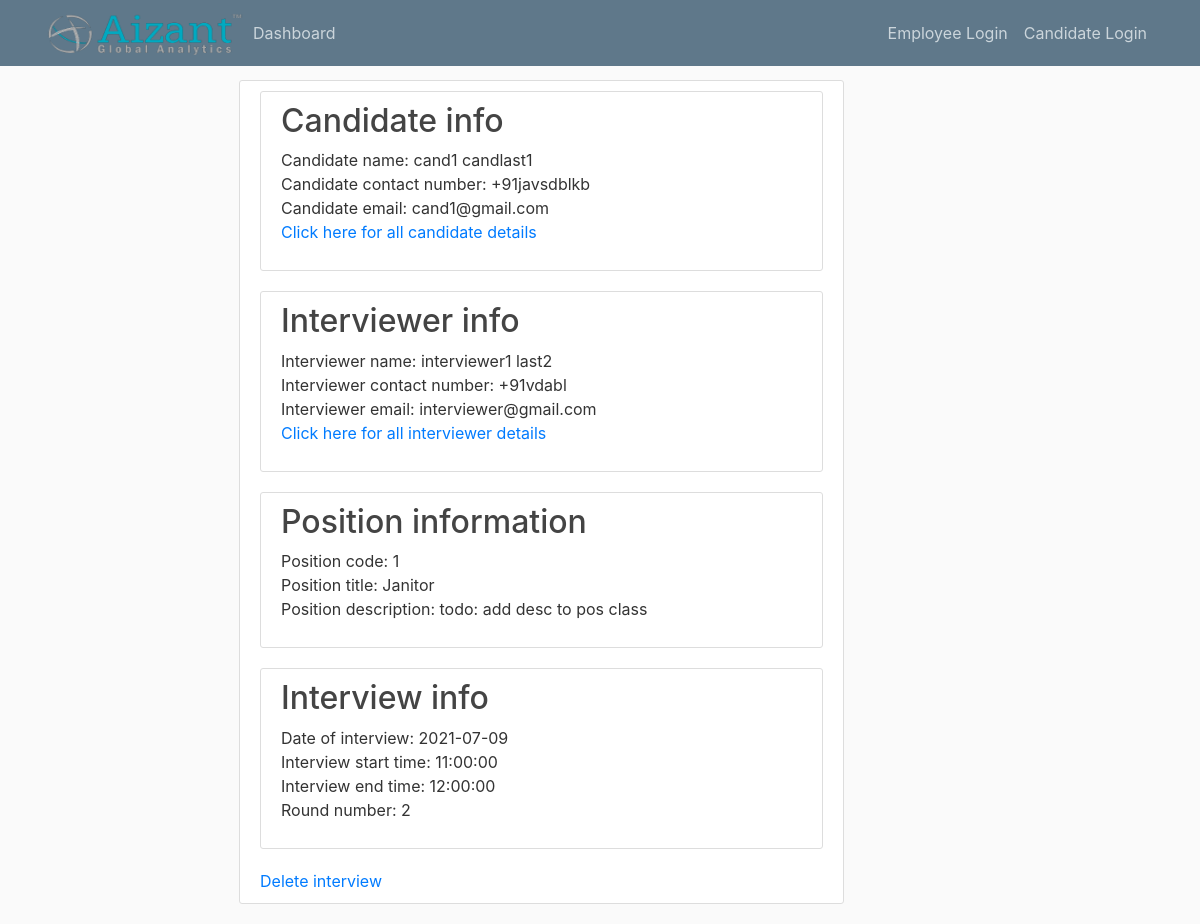
The page /interview/1 on the database its author committed.
### app/models.py (models this page shows, shortened)
class Candidate(db.Model):
    id = db.Column(db.Integer, primary_key=True)
    first_name = db.Column(db.String(20))
    last_name = db.Column(db.String(20))
    contact_number = db.Column(db.String(10))
    email = db.Column(db.String(100), unique=True)
    password = db.Column(db.String(255))
    pan_card = db.Column(db.String(10))
    current_location = db.Column(db.String(20))
    candidate_compensation = db.relationship('CandidateCompensation', backref='candidate', uselist=False)  # one to
    candidate_professions = db.relationship('CandidateProfession', backref='candidate')  # one to many with candidate
    candidate_educations = db.relationship('CandidateEducation', backref='candidate')  # one to many w education
    applications = db.relationship('Application', backref='candidate')

class Employee(db.Model, UserMixin):
    id = db.Column(db.Integer, primary_key=True)
    first_name = db.Column(db.String(30))
    last_name = db.Column(db.String(30))
    contact_number = db.Column(db.String(10))
    email = db.Column(db.String(100), unique=True)
    password = db.Column(db.String(255))
    position = db.Column(db.String(20))
    role = db.Column(db.String(20))
    recruiter = db.relationship('Recruiter', backref='employee', uselist=False)
    interviewer = db.relationship('Interviewer', backref='employee', uselist=False)
    manager = db.relationship('Manager', backref='employee', uselist=False)

class Position(db.Model):
    id = db.Column(db.Integer, primary_key=True)
    title = db.Column(db.String)
    description = db.Column(db.String(500))
    required_number = db.Column(db.Integer)
    number_applied = db.Column(db.Integer)
    applications = db.relationship('Application', backref='application')

class Interview(db.Model):
    id = db.Column(db.Integer, primary_key=True)
    start_time = db.Column(db.Time)
    end_time = db.Column(db.Time)
    date = db.Column(db.Date)
    round = db.Column(db.Integer)
    meet_link = db.Column(db.String(50))
    feedback = db.Column(db.String(500))
    next_round = db.Column(db.Boolean)
    is_done = db.Column(db.Boolean)
    interviewer_id = db.Column(db.Integer, db.ForeignKey('interviewer.id'))  # many to one w interviewer
    recruiter_id = db.Column(db.Integer, db.ForeignKey('recruiter.id'))  # many to one w recruiter
    application_id = db.Column(db.Integer, db.ForeignKey('application.id'))  # many to one with application

class Application(db.Model):
    id = db.Column(db.Integer, primary_key=True)
    position_id = db.Column(db.Integer, db.ForeignKey('position.id'))
    candidate_id = db.Column(db.Integer, db.ForeignKey('candidate.id'))
    round = db.Column(db.Integer, default=0)
    status = db.Column(db.String(10))

### app/routes.py (the view)
@app.route('/interview/<interview_id>', methods=['GET', 'POST'])
def view_interview(interview_id):
    curr_interview = Interview.query.filter_by(id=interview_id).first()
    interviewer = Interviewer.query.filter_by(id=curr_interview.interviewer_id).first()
    interviewer_emp = Employee.query.filter_by(id=interviewer.employee_id).first()
    current_application = Application.query.filter_by(id=curr_interview.application_id).first()
    candidate = Candidate.query.filter_by(id=current_application.candidate_id).first()
    job = Position.query.filter_by(id=current_application.position_id).first()
    return render_template('view_interview.html', position=job, candidate=candidate, interviewer=interviewer_emp,
                           interview=curr_interview, application=current_application)

### app/templates/view_interview.html
{% extends 'layout.html' %}
{% block content %}
    <div class="content-section">
        <div class="content-section">
            <h2>Candidate info</h2>
             <p>
                 Candidate name: {{ candidate.first_name + ' ' + candidate.last_name }}<br>
                 Candidate contact number: {{ candidate.contact_number }}<br>
                 Candidate email: {{ candidate.email }}<br>
                 <a href="#">Click here for all candidate details</a>
             </p>
        </div>
        <div class="content-section">
            <h2>Interviewer info</h2>
            <p>
                Interviewer name: {{ interviewer.first_name + ' ' + interviewer.last_name }}<br>
                Interviewer contact number: {{ interviewer.contact_number }}<br>
                Interviewer email: {{ interviewer.email }}
                <br>
                <a href="#">Click here for all interviewer details</a>
            </p>
        </div>
        <div class="content-section">
            <h2>Position information</h2>
            <p>
                Position code: {{ position.id }}<br>
                Position title: {{ position.title }}<br>
                Position description: todo: add desc to pos class
            </p>
        </div>
        <div class="content-section">
            <h2>Interview info</h2>
            <p>
                Date of interview: {{ interview.date }}<br>
                Interview start time: {{ interview.start_time }}<br>
                Interview end time: {{ interview.end_time }}<br>
                Round number: {{ application.round }}
            </p>
        </div>
        <a href={{ url_for('delete_interview',interview_id=interview.id) }}>Delete interview</a>
    </div>
{% endblock %}

### app/static/main.css (style rules this page uses)
body { background: #fafafa; color: #333333; margin-top: 5rem; }
h1, h2, h3, h4, h5, h6 { color: #444444; }
.content-section { background: #ffffff; padding: 10px 20px; border: 1px solid #dddddd; border-radius: 3px; margin-bottom: 20px; }

### rows shown on the page
Candidate: first_name+last_name "cand1 candlast1", contact_number "+91javsdblkb", email "cand1@gmail.com"
Employee: first_name+last_name "interviewer1 last2", contact_number "+91vdabl", email "interviewer@gmail.com"
Position: id "1", title "Janitor"
Interview: date "2021-07-09", start_time "11:00:00", end_time "12:00:00"
Application: round "2"
